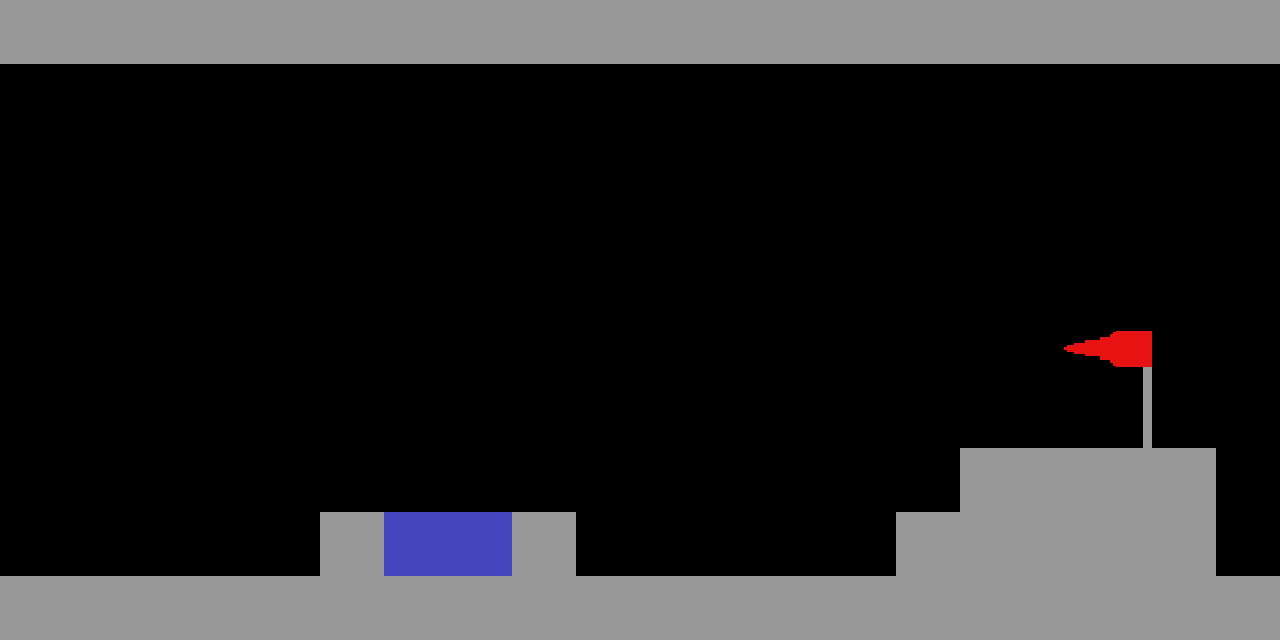

Below is a game level as drawn by its tile map, then a one-line description and the .tmx file that defines it, in full:
An orthogonal 20x10 tile map with 64x64 px tiles, 1 tile layer (Tile Layer 1).

<map version="1.0" orientation="orthogonal" renderorder="right-down" width="20" height="10" tilewidth="64" tileheight="64" nextobjectid="1">
 <tileset firstgid="1" name="tilesetMkI" tilewidth="64" tileheight="64" tilecount="12" columns="6">
  <image source="../assets/tilesetMkI.png" width="384" height="128" />
 </tileset>
 <layer name="Tile Layer 1" width="20" height="10" opacity="0.97">
  <data encoding="csv">
1,1,1,1,1,1,1,1,1,1,1,1,1,1,1,1,1,1,1,1,
0,0,0,0,0,0,0,0,0,0,0,0,0,0,0,0,0,0,0,0,
0,0,0,0,0,0,0,0,0,0,0,0,0,0,0,0,0,0,0,0,
0,0,0,0,0,0,0,0,0,0,0,0,0,0,0,0,0,0,0,0,
0,0,0,0,0,0,0,0,0,0,0,0,0,0,0,0,0,0,0,0,
0,0,0,0,0,0,0,0,0,0,0,0,0,0,0,0,5,6,0,0,
0,0,0,0,0,0,0,0,0,0,0,0,0,0,0,0,0,7,0,0,
0,0,0,0,0,0,0,0,0,0,0,0,0,0,0,1,1,1,1,0,
0,0,0,0,0,1,4,4,1,0,0,0,0,0,1,1,1,1,1,0,
1,1,1,1,1,1,1,1,1,1,1,1,1,1,1,1,1,1,1,1
</data>
 </layer>
</map>
